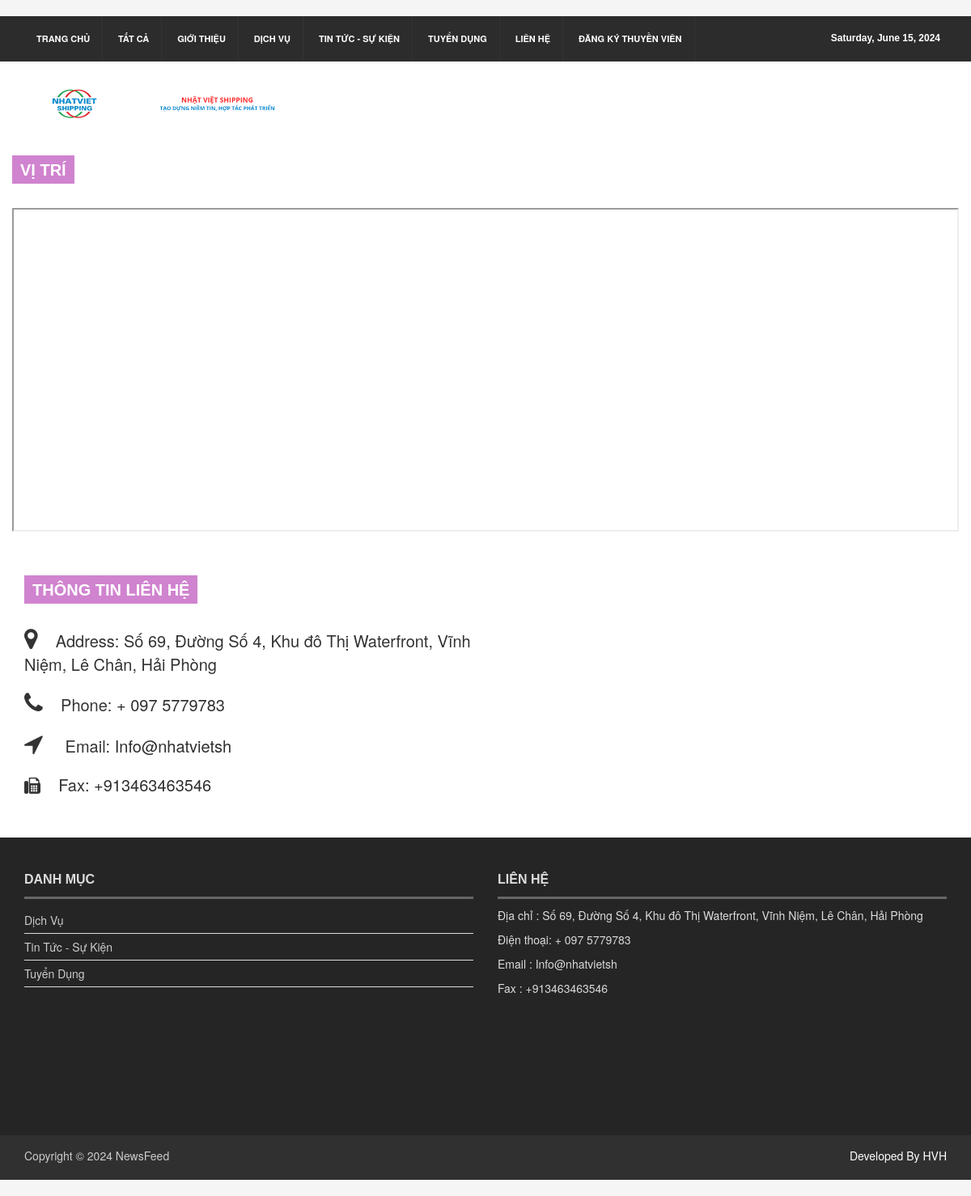
The page /contact-us.php on the database its author committed.
### tables this page shows
CREATE TABLE `danhmuc` (
  `id` int(5) NOT NULL,
  `tendanhmuc` varchar(50) NOT NULL,
  `sobaiviet` int(11) NOT NULL
);

### contact-us.php (the view, shortened to what this page needs)
<?php
    require_once "include/header.php";
?>
<section id="contentSection">
    <div class="row">
        <div class="col-12">
         <div class="left_content">
          <div class="contact_area">
            <h2> Vị trí </h2>
            <iframe src="https://www.google.com/maps?q=Số 69, Đường Số 4, Khu đô Thị Waterfront, Vĩnh Niệm, Lê Chân, Hải Phòng&output=embed" style="border:3; height:400px; width:100%;" allowfullscreen="" loading="lazy"></iframe>
           </div>
        </div>
        </div>
      <div class="col-lg-6 col-md-6 col-sm-6">
          <div class="left_content" style=" position: relative;">
            <div class="contact_area" style="font-size:20px;" >
              <h2>Thông tin liên hệ</h2>
              <p ><i style="font-size:29px;" class="fa fa-map-marker" aria-hidden="true"></i>
                &nbsp;&nbsp;
                Address: <span style="text-align: justify; width: 100px;"> Số 69, Đường Số 4, Khu đô Thị Waterfront, Vĩnh Niệm, Lê Chân, Hải Phòng </span>
               </p>
              <p><i style="font-size:29px;" class="fa fa-phone" aria-hidden="true"></i>
                &nbsp;&nbsp; Phone: <a href="tel:+ 097 5779783"> + 097 5779783 </a> </p>
                <p ><i style="font-size:29px;" class="fa fa-location-arrow fa-10x" aria-hidden="true"></i>
                &nbsp; &nbsp; Email: <a href = "mailto:Info@nhatvietsh"> Info@nhatvietsh </a></p>
                <p><i class="fa fa-fax" aria-hidden="true"></i>
                &nbsp;&nbsp; Fax: <a href="fax:+913463463546"> +913463463546 </a>
              </p>
            </div>
          </div>
      </div>
  </div>
</section>
  <footer id="footer">
    <div class="footer_top">
      <div class="row">
        <div class="col-lg-6 col-md-6 col-sm-12">
          <div class="footer_widget wow fadeInDown">
            <h2>Danh mục</h2>
            <ul class="tag_nav">
               <?php
                $get_category = "SELECT * FROM danhmuc";
                $result = mysqli_query($conn , $get_category);
                if($result){
                  while ( $rows =  mysqli_fetch_assoc($result) ){
                    $c_name = $rows["tendanhmuc"]
              ?>
                <li><a href="read-category.php?category=<?php echo $c_name; ?> "> <?php echo ucwords($c_name); ?></a></li>
                      <?php
                        }
                    }
                  ?>
            </ul>
          </div>
        </div>
        <div class="col-lg-6 col-md-6 col-sm-12">
          <div class="footer_widget wow fadeInRightBig">
            <h2>Liên hệ</h2>
            <address>
              <P> Địa chỉ : Số 69, Đường Số 4, Khu đô Thị Waterfront, Vĩnh Niệm, Lê Chân, Hải Phòng</P>
              <P>  Điện thoại: <a  style="color:rgb(218,218,218);" href="tel:+ 097 5779783"> + 097 5779783 </a></P>
              <p>Email : <a style="color:rgb(218,218,218);" href = "mailto:Info@nhatvietsh"> Info@nhatvietsh </a> </p>
              <p>Fax : <a style="color:rgb(218,218,218);" href="fax:+913463463546"> +913463463546 </a> </p>
            </address>
          </div>
        </div>
      </div>
    </div>
    <div class="footer_bottom">
      <p class="copyright">Copyright &copy; <?php echo date("Y" , strtotime("now") ); ?> <a href="./index.php">NewsFeed</a></p>
      <p class="developer" style="color:white;">Developed By HVH</p>
    </div>
  </footer>
</div>
</body>
</html>

### include/header.php (shortened to what this page needs)
<!DOCTYPE html>
<html>
<head>
<link rel="stylesheet" type="text/css" href="assets/css/bootstrap.min.css">
<link rel="stylesheet" type="text/css" href="assets/css/font-awesome.min.css">
<link rel="stylesheet" type="text/css" href="assets/css/animate.css">
<link rel="stylesheet" type="text/css" href="assets/css/font.css">
<link rel="stylesheet" type="text/css" href="assets/css/li-scroller.css">
<link rel="stylesheet" type="text/css" href="assets/css/slick.css">
<link rel="stylesheet" type="text/css" href="assets/css/jquery.fancybox.css">
<link rel="stylesheet" type="text/css" href="assets/css/theme.css">
<link rel="stylesheet" type="text/css" href="assets/css/style.css">
</head>
<body>
<div class="container">
  <header id="header">
    <div class="row">
      <div class="col-lg-12 col-md-12 col-sm-12">
        <div class="header_top">
          <div class="header_top_left">
            <ul class="top_nav ">
              <li><a href="./index.php">Trang chủ</a></li>
              <li> <a href="all-posts.php">Tất cả</a>  </li>
              <li><a href="./about-us.php">Giới thiệu</a></li>
              <?php
            require_once "connection.php";
            $get_category = "SELECT * FROM danhmuc";
            $result = mysqli_query($conn , $get_category);
            if($result){
              while ( $rows =  mysqli_fetch_assoc($result) ){
                $c_name = $rows["tendanhmuc"]
          ?>
            <li><a href="read-category.php?category=<?php echo $c_name; ?> "><?php echo $c_name; ?></a></li>
    <?php
          }
       }
    ?>
              <li><a href="./contact-us.php">Liên hệ</a></li>
              <li><a href="./dangkythuyenvien.php">Đăng ký thuyền viên</a></li>
            </ul>
          </div>
          <div class="header_top_right">
            <p> <?php echo date("l, F d, Y" , strtotime("now") ); ?> </p>
          </div>
        </div>
      </div>
      <div class="col-lg-12 col-md-12 col-sm-12">
        <div class="header_bottom ">
          <div class="logo_area"><a href="index.php" class="logo"><img src="./upload/Picture2.png" alt=""></a></div>
        </div>
      </div>
    </div>
  </header>

### assets/css/theme.css (style rules this page uses)
.contact_area>h2 { background-color: #d083cf }

### assets/css/style.css (style rules this page uses)
body { background: #f5f5f5 }
ul { padding: 0; margin: 0; list-style: none }
a { text-decoration: none; color: #2f2f2f }
h1, h2, h3, h4, h5, h6 { font-family: 'arial', sans-serif; font-weight: bold; }
h2 { line-height: 23px }
img { border: none }
#header { display: inline; float: left; width: 100%; margin-top: 20px }
.header_top { background-color: #2c2c2c; display: inline; float: left; padding: 0 30px; width: 100% }
.header_top_left { float: left; display: inline; width: 80% }
.top_nav { text-align: left }
.top_nav li { display: inline-block }
.top_nav li a { display: inline-block; border-right: 1px solid #333; color: #fff; font-size: 11px; font-weight: bold; padding: 20px 15px; text-transform: uppercase; -webkit-transition: all 0.5s; -o-transition: all 0.5s; transition: all 0.5s }
.header_top_right { float: left; display: inline; width: 20%; text-align: right }
.header_top_right>p { color: #fff; display: inline-block; float: right; font: bold 12px sans-serif; margin-bottom: 0; padding-bottom: 20px; padding-right: 8px; padding-top: 20px }
.header_bottom { background-color: #fff; display: inline; float: left; padding: 15px 30px 15px; width: 100% }
.logo_area { display: inline; float: left; width: 31% }
.logo { font-size: 45px; font-weight: bold; color: #000; font-family: 'Varela', sans-serif }
.logo img { max-width: 100% }
#contentSection { float: left; display: inline; width: 100%; background-color: #fff; padding: 0 30px }
.left_content { float: left; display: inline; width: 100% }
#footer { display: inline; float: left; width: 100%; margin-bottom: 20px }
.footer_top { background-color: #252525; color: #ddd; display: inline; float: left; padding: 10px 30px 48px; width: 100% }
.footer_widget { display: inline; float: left; width: 100%; min-height: 310px }
.footer_widget>h2 { border-bottom: 3px solid #666; font-family: 'arial', sans-serif; font-size: 16px; padding: 10px 0; text-transform: uppercase }
.tag_nav li a { border-bottom: 1px solid #ddd; color: #ccc; display: block; padding: 6px 6px 6px 0; -webkit-transition: all 0.5s; -o-transition: all 0.5s; transition: all 0.5s }
.footer_bottom { float: left; display: inline; width: 100%; padding: 10px 30px; background-color: #303030; color: #ccc }
.copyright { float: left; width: 50%; padding-top: 5px; text-align: left }
.copyright a { color: #ccc }
.developer { float: right; width: 50%; text-align: right; padding-top: 5px; color: #222 }
.contact_area { float: left; display: inline; width: 100%; margin-bottom: 30px }
.contact_area>h2 { color: #fff; display: inline-block; font-size: 20px; padding: 7px 10px 5px; text-transform: uppercase; margin-bottom: 30px }
.contact_area>p { margin-bottom: 20px }

### rows shown on the page
danhmuc: tendanhmuc "DỊCH VỤ", tendanhmuc "Dịch Vụ"
danhmuc: tendanhmuc "TIN TỨC - SỰ KIỆN", tendanhmuc "Tin Tức - Sự Kiện"
danhmuc: tendanhmuc "TUYỂN DỤNG", tendanhmuc "Tuyển Dụng"
